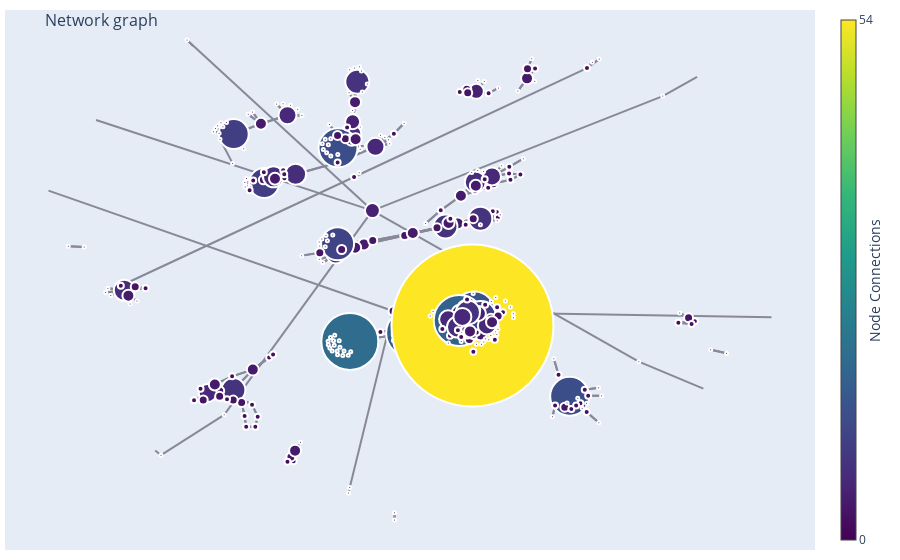

Here is the notebook cell this chart was saved with:
### Markdown cell above
node_trace = go.Scatter(
    x=[],
    y=[],
    mode='markers',
    hoverinfo='text',
    marker=dict(
        showscale=True,
        colorscale='YlGnBu',
        size=10,
        colorbar=dict(
            thickness=15,
            title='Node Connections',
            xanchor='left',
            titleside='right'
        ),
        line_width=2)
)

### Code cell
# Create a directed graph from the DataFrame
G = nx.from_pandas_edgelist(G_df.head(1000), 'Source airport', 'Destination airport',create_using=nx.DiGraph())

# Calculate the number of connections for each node
node_adjacencies = [len(adjacencies) for node, adjacencies in G.adjacency()]


# Create a trace for nodes with different sizes based on the number of connections
node_trace = go.Scatter(
    x=[],
    y=[],
    mode='markers',
    hoverinfo='text',
    marker=dict(
        showscale=True,
        colorscale='Viridis',  # Use the 'Viridis' colorscale
        size=10,
        color=node_adjacencies,# Assign node_adjacencies directly to the color attribute
        opacity=1,#
        colorbar=dict(
            thickness=15,
            title='Node Connections',
            xanchor='left',
            titleside='right',
            tickvals=[min(node_adjacencies), max(node_adjacencies)],
            ticktext=[str(min(node_adjacencies)), str(max(node_adjacencies))],
        ),
        line_width=2)
)



# Calculate the layout of the graph (positions of nodes)
pos = nx.spring_layout(G)

# Set the layout coordinates for the nodes in the node trace
node_trace.x = [pos[node][0] for node in G.nodes()]
node_trace.y = [pos[node][1] for node in G.nodes()]

# Set the size and text attributes based on the number of connections
#node_trace.marker.size = node_adjacencies
#node_trace.text = ['# of connections: ' + str(adjacencies) for adjacencies in node_adjacencies]
#Para el tamaño de nodos 
factor=3
node_trace.marker.size = [factor * size for size in node_adjacencies]  
node_trace.text = ['# of connections: ' + str(adjacencies) for adjacencies in node_adjacencies]

# Create a trace for edges using the layout information
edge_x = []
edge_y = []
for edge in G.edges():
    x0, y0 = pos[edge[0]]
    x1, y1 = pos[edge[1]]
    edge_x += [x0, x1, None]
    edge_y += [y0, y1, None]

edge_trace = go.Scatter(
    x=edge_x, y=edge_y,
    mode='lines',
    line=dict(width=2, color='#889'),
    hoverinfo='none'
)



# Set the text attribute based on airport-related information
nodes_with_attributes = list(G.nodes(data=True))
node_trace.text = [
    f'Node: {node}, # of connections: {adjacencies}'
    for (node, _), adjacencies in zip(nodes_with_attributes, node_adjacencies)
]



# Create the figure
fig = go.Figure(data=[edge_trace, node_trace],
                layout=go.Layout(
                    title='<br>Network graph',
                    titlefont_size=16,
                    showlegend=False,
                    hovermode='closest',
                    margin=dict(b=10, l=5, r=5, t=10),
                    annotations=[dict(
                        text="",
                        showarrow=False,
                        xref="paper", yref="paper",
                        x=0.005, y=-0.002)],
                    xaxis=dict(showgrid=False, zeroline=False, showticklabels=False),
                    yaxis=dict(showgrid=False, zeroline=False, showticklabels=False)
                ))

# Show the figure
fig.show()

### Figure 1 — Plotly figure (JSON) as saved in the notebook; plotly's stock layout.template omitted (floating-point values rounded to 4 significant figures; data arrays with more than 128 entries replaced by an {"elided": "..."} marker saying what was removed)
{"data": [{"hoverinfo": "none", "line": {"color": "#889", "width": 2}, "mode": "lines", "type": "scatter", "x": {"elided": "2994 float values"}, "y": {"elided": "2994 float values"}}, {"hoverinfo": "text", "marker": {"color": {"elided": "348 int values"}, "colorbar": {"thickness": 15, "ticktext": ["0", "54"], "tickvals": [0, 54], "title": {"side": "right", "text": "Node Connections"}, "xanchor": "left"}, "colorscale": [[0, "#440154"], [0.1111, "#482878"], [0.2222, "#3e4989"], [0.3333, "#31688e"], [0.4444, "#26828e"], [0.5556, "#1f9e89"], [0.6667, "#35b779"], [0.7778, "#6ece58"], [0.8889, "#b5de2b"], [1, "#fde725"]], "line": {"width": 2}, "opacity": 1, "showscale": true, "size": {"elided": "348 int values"}}, "mode": "markers", "text": {"elided": "348 str values"}, "type": "scatter", "x": {"elided": "348 float values"}, "y": {"elided": "348 float values"}}], "layout": {"annotations": [{"showarrow": false, "text": "", "x": 0.005, "xref": "paper", "y": -0.002, "yref": "paper"}], "hovermode": "closest", "margin": {"b": 10, "l": 5, "r": 5, "t": 10}, "showlegend": false, "title": {"font": {"size": 16}, "text": "<br>Network graph"}, "xaxis": {"showgrid": false, "showticklabels": false, "zeroline": false}, "yaxis": {"showgrid": false, "showticklabels": false, "zeroline": false}}}
